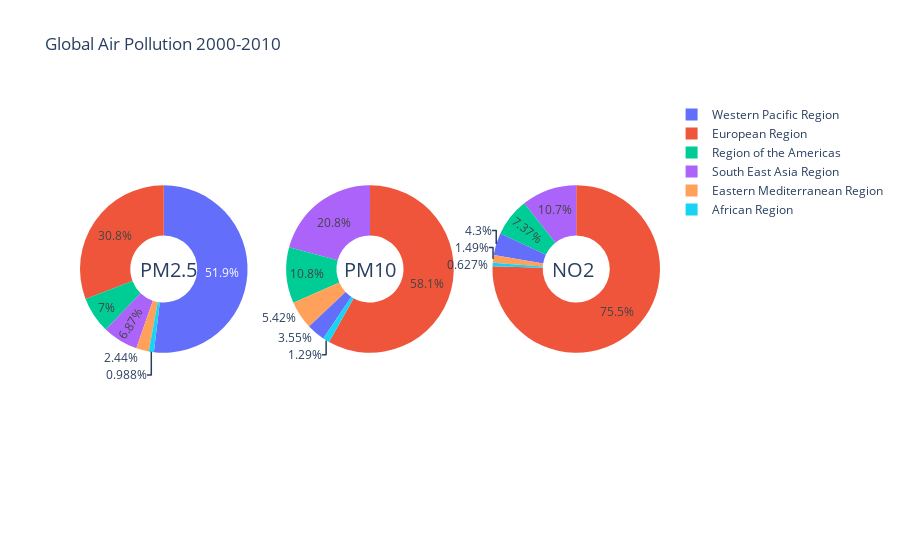

Here is the notebook cell this chart was saved with:
### Code cell
# Create subplots: use 'domain' type for Pie subplot
fig = make_subplots(rows=1, cols=3, specs=[[{'type':'domain'},{'type':'domain'}, {'type':'domain'}]])
fig.add_trace(go.Pie(labels=df5['WHO Region'], values=df5['PM2.5 (μg/m3)'], name="PM2.5"),
              1, 1)
fig.add_trace(go.Pie(labels=df5['WHO Region'], values=df5['PM10 (μg/m3)'], name="PM10"),
              1, 2)
fig.add_trace(go.Pie(labels=df5['WHO Region'], values=df5['NO2 (μg/m3)'], name="NO2"),
              1, 3)

# Use `hole` to create a donut-like pie chart

fig.update_traces(hole=.4, hoverinfo="label+percent+name")

fig.update_layout(
    title_text="Global Air Pollution 2000-2010",
    # Add annotations in the center of the donut pies.
    annotations=[dict(text='PM2.5', x=0.1, y=0.5, font_size=20, showarrow=False),
                 dict(text='PM10', x=0.5, y=0.5, font_size=20, showarrow=False),
                dict(text='NO2', x=0.89, y=0.5, font_size=20, showarrow=False)])
fig.write_html('plot3.html')
fig.show()

### Figure 1 — Plotly figure (JSON) as saved in the notebook; plotly's stock layout.template omitted (floating-point values rounded to 4 significant figures)
{"data": [{"domain": {"x": [0, 0.2889], "y": [0, 1]}, "hole": 0.4, "hoverinfo": "label+percent+name", "labels": ["African Region", "Eastern Mediterranean Region", "European Region", "Region of the Americas", "South East Asia Region", "Western Pacific Region"], "name": "PM2.5", "type": "pie", "values": [3407.0, 8412.0, 106300.0, 24150.0, 23690.0, 179000.0]}, {"domain": {"x": [0.3556, 0.6444], "y": [0, 1]}, "hole": 0.4, "hoverinfo": "label+percent+name", "labels": ["African Region", "Eastern Mediterranean Region", "European Region", "Region of the Americas", "South East Asia Region", "Western Pacific Region"], "name": "PM10", "type": "pie", "values": [8305.0, 34940.0, 374600.0, 69520.0, 134300.0, 22850.0]}, {"domain": {"x": [0.7111, 1], "y": [0, 1]}, "hole": 0.4, "hoverinfo": "label+percent+name", "labels": ["African Region", "Eastern Mediterranean Region", "European Region", "Region of the Americas", "South East Asia Region", "Western Pacific Region"], "name": "NO2", "type": "pie", "values": [2872.0, 6812.0, 345800.0, 33750.0, 48840.0, 19690.0]}], "layout": {"annotations": [{"font": {"size": 20}, "showarrow": false, "text": "PM2.5", "x": 0.1, "y": 0.5}, {"font": {"size": 20}, "showarrow": false, "text": "PM10", "x": 0.5, "y": 0.5}, {"font": {"size": 20}, "showarrow": false, "text": "NO2", "x": 0.89, "y": 0.5}], "title": {"text": "Global Air Pollution 2000-2010"}}}
